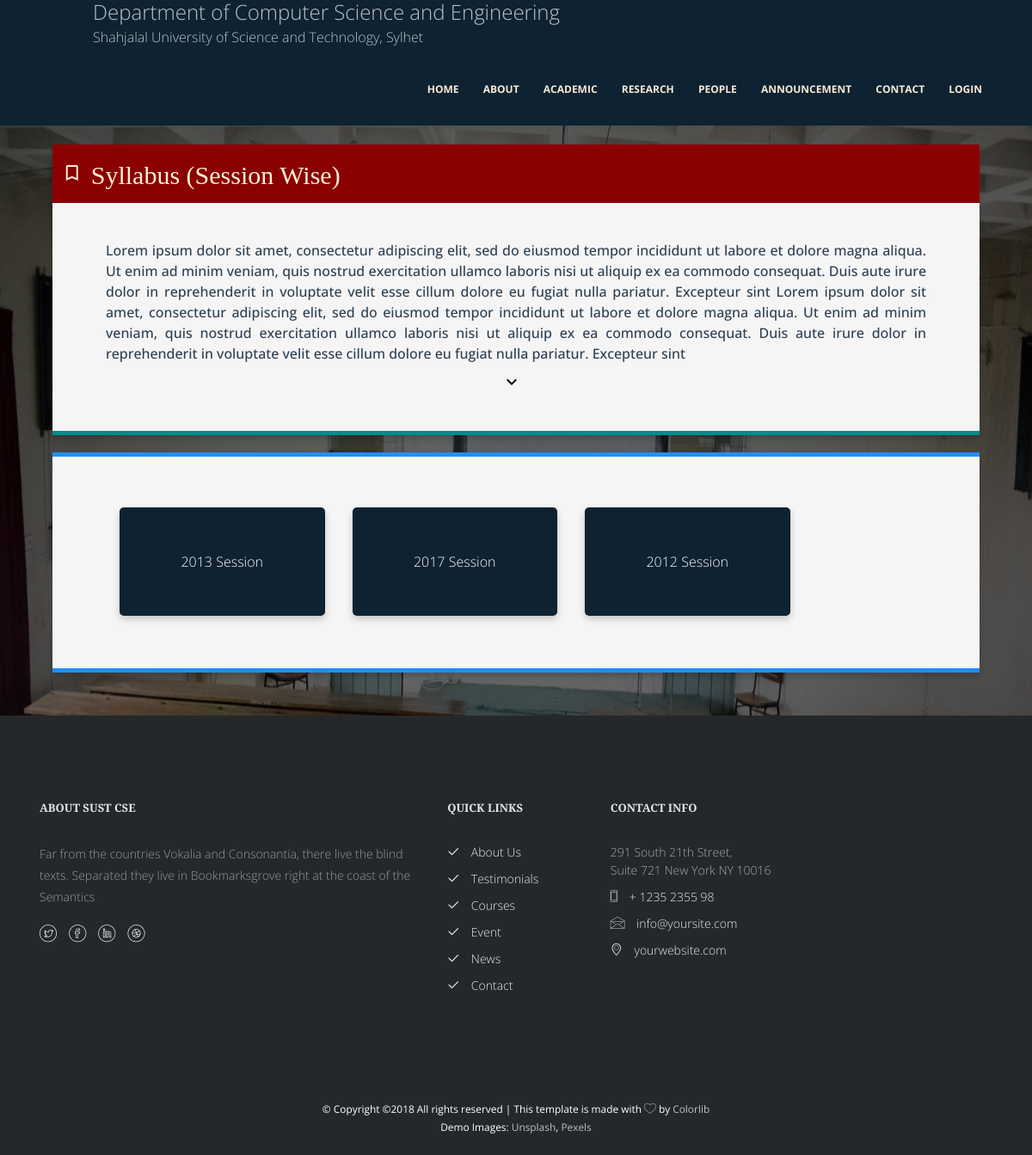
/curriculum/syllabus/, run on the app's committed database.
### people/models.py (models this page shows, shortened)
class Batch(models.Model):
    batch_year = models.IntegerField()
    syllabus = models.FileField(blank=True, null=True, upload_to='syllabus/')
    class Meta:
        verbose_name_plural = "batches"

### curriculum/views.py (the view)
# urls.py: path('syllabus/', views.syllabus, name='syllabus'),
def syllabus(request):
    batches = Batch.objects.all()
    context = {'batches':batches}
    return render(request, 'curriculum/syllabus.html', context)

### templates/curriculum/syllabus.html (shortened to what this page needs)
{% extends 'base.html' %}
{% block content %}
    <div class="curriculum-background">
        <div class="program-content-overlay">
            <div class="program-content">
                <div class="">
                    <div class="row">
                        <div class="container">
                            <div class="col-md-12">
                                <h2 class="detail-card-header news-detail-card-header">
                                    <i class="material-icons">bookmark_border</i>Syllabus (Session Wise)</h2>
                                <div class="classes class-single detail-card news-detail-card">
                                    <div class="desc desc2 row">
                                        <div class="col-md-12 program-detail-container">
                                            <center class="faculty_detail_description">
                                                Lorem ipsum dolor sit amet, consectetur adipiscing elit, sed do eiusmod
                                                tempor
                                                incididunt ut labore et dolore magna aliqua. Ut enim ad minim veniam,
                                                quis
                                                nostrud exercitation ullamco laboris nisi ut aliquip ex ea commodo
                                                consequat.
                                                Duis aute irure dolor in reprehenderit in voluptate velit esse cillum
                                                dolore
                                                eu fugiat nulla pariatur. Excepteur sint Lorem ipsum dolor sit amet,
                                                consectetur
                                                adipiscing elit, sed do eiusmod tempor
                                                incididunt ut labore et dolore magna aliqua. Ut enim ad minim veniam,
                                                quis
                                                nostrud exercitation ullamco laboris nisi ut aliquip ex ea commodo
                                                consequat.
                                                Duis aute irure dolor in reprehenderit in voluptate velit esse cillum
                                                dolore
                                                eu fugiat nulla pariatur. Excepteur sint
                                            </center>
                                            <center>
                                                <a href="#curriculum-detail" style="color: black"><i
                                                        class="material-icons">keyboard_arrow_down</i></a>
                                            </center>
                                        </div>
                                    </div>
                                </div>
                            </div>
                        </div>
                    </div>
                </div>
                <div id="curriculum-detail">
                    <div class="row">
                        <div class="container">
                            <div class="col-md-12">
                                <div class="classes class-single curriculum-detail-container-card">
                                    <div class="desc desc2 row">
                                        <div class="col-md-12 detail-container">
                                            {% for batch in batches %}
                                                {% if batch.syllabus %}
                                                    <div class="col-md-3 col-sm-11 animate-box col-xs-11 card news-card"
                                                         style="padding: 50px; background: #0E2231;">
                                                        <center>
                                                            <a style="color: white;"
                                                               href="{% url 'download_syllabus' batch.syllabus.name %}">
                                                                {{ batch.batch_year }} Session
                                                            </a>
                                                        </center>
                                                    </div>
                                                {% endif %}
                                            {% endfor %}
                                        </div>
                                    </div>
                                </div>
                            </div>
                        </div>
                    </div>
                </div>
                <br><br>
            </div>
        </div>
    </div>
{% endblock %}

### static/css/sidenav.css (style rules this page uses)
.card { box-shadow: 0 4px 8px 0 rgba(0,0,0,0.2); transition: 0.3s; border-radius: 5px; }

### static/css/publication_style.css (style rules this page uses)
.card { box-shadow: 0 4px 8px 0 rgba(0,0,0,0.2); transition: 0.3s; border-radius: 5px; }

### static/css/people_style.css (style rules this page uses)
* { margin: 0px; padding: 0px; }
.card { background: white; box-shadow: 0 4px 8px 0 rgba(0, 0, 0, 0.2); transition: 0.3s; margin-bottom: 1em; }
.container { padding: 2px 16px; }
.program-content-overlay { background: rgba(0, 0, 0, 0.6); }
.program-content { padding-top: 7em; }
.program-detail-container { margin-top: 1%; padding: 0% 5% 2% 5%; }
.material-icons { padding-right: 10px; margin-top: 1%; }
.faculty_detail_description { font-weight: 500; text-align: justify; color: #2c3e50; }

### static/css/curriculum_style.css (style rules this page uses)
.curriculum-background { background-image: url(../images/bg1.jpg); background-size: 100% 100%; background-attachment: fixed; }
.curriculum-detail-container-card { box-shadow: 0 4px 8px 0 rgba(0, 0, 0, 0.2); transition: 0.3s; background: whitesmoke; border-bottom: 5px solid dodgerblue; border-top: 5px solid dodgerblue; margin-top: 1em; }

### static/css/faculty_detail_style.css (style rules this page uses)
body { margin:0; font-family: 'Roboto Condensed', sans-serif; background: #fff; }
h1,h2,h3,h4,h5,h6 { margin:0; font-family: 'Overlock', cursive; }

### static/css/admission_form_style.css (style rules this page uses)
* { margin: 0px; padding: 0px; }
.card { background: white; box-shadow: 0 4px 8px 0 rgba(0, 0, 0, 0.2); transition: 0.3s; margin-bottom: 1em; }
.container { padding: 2px 16px; }
.program-detail-container { margin-top: 1%; padding: 0% 5% 2% 5%; }
.material-icons { padding-right: 10px; margin-top: 1%; }
.faculty_detail_description { font-weight: 500; text-align: justify; color: #2c3e50; }

### data on the page
Batch: batch_year "2013"
Batch: batch_year "2017"
Batch: batch_year "2012"
